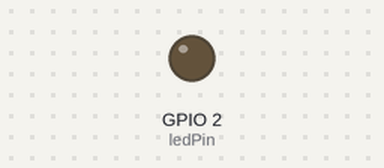
Bench run of a sketch on a simulated ESP8266 (NodeMCU). Shown: output pins drawn as LEDs (lit = HIGH). WiFi joins after 1.5 s; servers stay silent unless stated; what the sketch prints to the serial monitor is not drawn.

Above: at 2.1 s.
At 7.0 s:
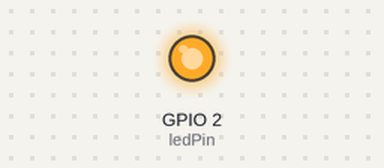
Timing chart, 0 to 8.9 s (numbered marks = the images above):
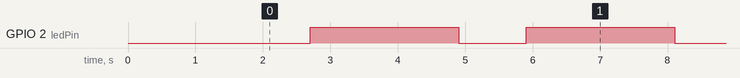

Measured:
- by itself, GPIO 2 (ledPin): alternates HIGH for 2.2 s and LOW for 1.0 s

The sketch:

esp8266_client.ino
```cpp
/*  Connects to the home WiFi network
 *  Asks some network parameters
 *  Sends and receives message from the server in every 2 seconds
 *  Communicates: wifi_server_01.ino
 */
#include <SPI.h>
#include <ESP8266WiFi.h>

byte ledPin = 2;
char ssid[] = "";           // SSID of your home WiFi
char pass[] = "";            // password of your home WiFi

unsigned long askTimer = 0;

IPAddress server(192,168,29,62);       // the fix IP address of the server
WiFiClient client;

void setup() {
  Serial.begin(9600);               // only for debug
  WiFi.begin(ssid, pass);             // connects to the WiFi router
  while (WiFi.status() != WL_CONNECTED) {
    Serial.print(".");
    delay(500);
  }
/*  Serial.println("Connected to wifi");
  Serial.print("Status: "); Serial.println(WiFi.status());    // Network parameters
  Serial.print("IP: ");     Serial.println(WiFi.localIP());
  Serial.print("Subnet: "); Serial.println(WiFi.subnetMask());
  Serial.print("Gateway: "); Serial.println(WiFi.gatewayIP());
  Serial.print("SSID: "); Serial.println(WiFi.SSID());
  Serial.print("Signal: "); Serial.println(WiFi.RSSI());*/
  pinMode(ledPin, OUTPUT);
}

void loop () {
  client.connect(server, 80);   // Connection to the server
  digitalWrite(ledPin, LOW);    // to show the communication only (inverted logic)
  Serial.println(".");
  client.println("Hello server! Are you sleeping this client 2?\r");  // sends the message to the server
  String answer = client.readStringUntil('\r');   // receives the answer from the sever
  Serial.println("from server: " + answer);
  client.flush();
  digitalWrite(ledPin, HIGH);
  delay(2000);                  // client will trigger the communication after two seconds
}
```
